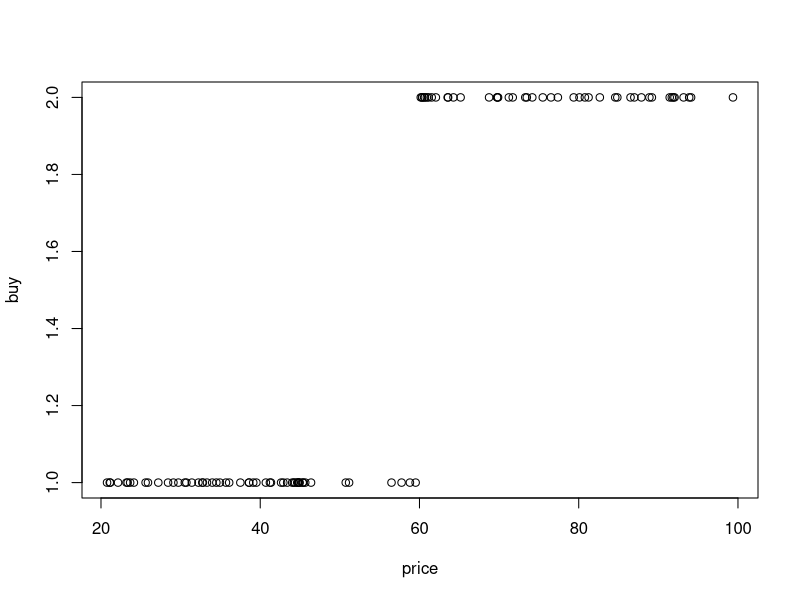

Generate this figure with R:
#iima - Day4

#missing values

x = c(1,3, NA)
is.na(x)
sum(is.na(x))

library(VIM)
data(sleep)
summary(sleep)
#analyse the data for missing values



#logistic regression------
#binary classification
set.seed(1234)
(price = sort(runif(100, 20,100)))
(buy = factor(rep(c('Buy','NotBuy'), times=c(55,45))))
purchase = data.frame(price, buy)
head(purchase)
log_fit = glm(buy ~ price, data=purchase, family='binomial') 
summary(log_fit)
str(purchase)
plot(x=price, y=buy, data=purchase)
(ndata1= data.frame(price=c(30,50,70,90,98)))
p1=predict(log_fit, newdata=ndata1, type='response')
options(scipen=999)
cbind(ndata1, p1)
cbind(ndata1, p1, BUY=ifelse(p1 > .5,'No','Yes'))

#decision trees
